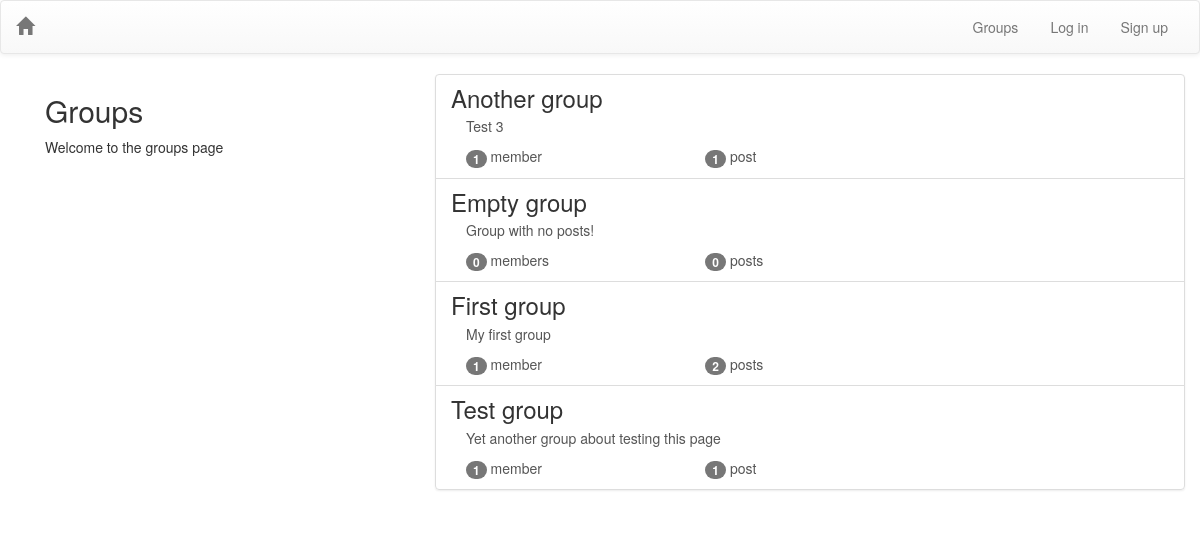
The app's page /groups/ with its own data.
### groups/models.py (models this page shows, shortened)
class Group(models.Model):
    name = models.CharField(max_length=128, unique=True)
    slug = models.SlugField(allow_unicode=True, unique=True)
    description = models.TextField(blank=True, default='')
    description_html = models.TextField(editable=False, default='', blank=True)
    members = models.ManyToManyField(User, through='GroupMember')
    class Meta:
        ordering = ['name']

### groups/views.py (the view)
class ListGroups(generic.ListView):
    model = Group

### groups/templates/groups/group_list.html (shortened to what this page needs)
{% extends 'groups/group_base.html' %}
{% block pregroup %}
<div class="col-md-4">
    <div class="content">
        <h2>Groups</h2>
        <p>Welcome to the groups page</p>
    </div>
</div>
{% endblock %}
{% block group_content %}
    <div class="col-md-8">
         <div class="list-group">
            {% for group in object_list %}
                <a class="list-group-item" href="{% url 'groups:single' slug=group.slug %}">
                    <h3 class="title list-group-item-heading">{{ group.name }}</h3>
                    <div class="list-group-item-text- container-fluid">
                        {{ group.description_html|safe }}
                        <div class="row">
                            <div class="col-md-4">
                                <span class="badge">{{ group.members.count }}</span>
                                member{{ group.members.count|pluralize }}
                            </div>
                            <div class="col-md-4">
                                <span class="badge">{{ group.posts.count }}</span>
                                post{{ group.posts.count|pluralize }}
                            </div>
                        </div>
                    </div>
                </a>
            {% endfor %}
         </div>
    </div>
{% endblock %}

### groups/templates/groups/group_base.html (shortened to what this page needs)
{% extends 'base.html' %}
{% block content %}
<div class="container">
    <div class="row">
        {% block pregroup %}{% endblock %}
        {% block group_content %}{% endblock %}
    </div>
</div>
{% endblock %}

### templates/base.html (shortened to what this page needs)
<!DOCTYPE html>
{% load static %}
<html lang="en">
<head>
    <link rel="stylesheet" href="https://maxcdn.bootstrapcdn.com/bootstrap/3.3.7/css/bootstrap.min.css">
    <link rel="stylesheet" href="https://maxcdn.bootstrapcdn.com/bootstrap/3.3.7/css/bootstrap-theme.min.css">
</head>
<body>
    <nav class="navbar navbar-default mynav">
      <div class="container-fluid">
        <div class="navbar-header">
          <a class="navbar-brand" href="{% url 'home' %}"><span class="glyphicon glyphicon-home"></span></a>
        </div>
        <div class="collapse navbar-collapse" id="bs-example-navbar-collapse-1">
          <ul class="nav navbar-nav navbar-right">
            {% if user.is_authenticated %}
              <li><a href="{% url 'posts:create' %}" class="btn btn-simple txt">Create Post</a></li>
              <li><a href="{% url 'groups:all' %}" class="btn btn-simple">Groups</a></li>
              <li><a href="{% url 'groups:create' %}" class="btn btn-simple">Create Group</a></li>
              <li><a href="{% url 'accounts:logout' %}" class="btn btn-simple">Log out</a></li>
            {% else %}
              <li><a href="{% url 'groups:all' %}" class="btn btn-simple">Groups</a></li>
              <li><a href="{% url 'accounts:login' %}" class="btn btn-simple">Log in</a></li>
              <li><a href="{% url 'accounts:signup' %}" class="btn btn-simple">Sign up</a></li>
            {% endif %}
          </ul>
        </div>
        </div>
    </nav>
        <div class="container mycontent">
          {% block content %}
          {% endblock %}
        </div>
</body>
</html>

### records on screen
Group: name "Another group", description_html "Test 3", members.count "1", posts.count "1"
Group: name "Empty group", description_html "Group with no posts!", members.count "0", posts.count "0"
Group: name "First group", description_html "My first group", members.count "1", posts.count "2"
Group: name "Test group", description_html "Yet another group about testing this page", members.count "1", posts.count "1"
